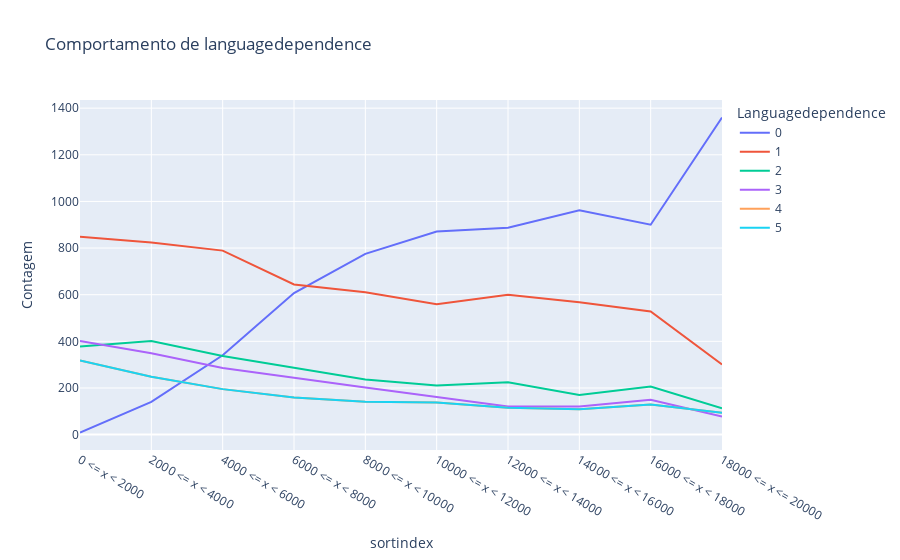

Notebook code for this chart:
### Code cell
# criando um plot
fig = go.Figure()

# Criar o gráfico de múltiplas linhas
fig.add_scatter(x = crosstab.index, y = crosstab[0], mode = 'lines', name = '0')
fig.add_scatter(x = crosstab.index, y = crosstab[1], mode = 'lines', name = '1')
fig.add_scatter(x = crosstab.index, y = crosstab[2], mode = 'lines', name = '2')
fig.add_scatter(x = crosstab.index, y = crosstab[3], mode = 'lines', name = '3')
fig.add_scatter(x = crosstab.index, y = crosstab[4], mode = 'lines', name = '4')
fig.add_scatter(x = crosstab.index, y = crosstab[4], mode = 'lines', name = '5')

# Alterar o título da legenda
fig.update_layout(legend_title_text='Languagedependence',
                  title_text = 'Comportamento de languagedependence',
                  xaxis_title = 'sortindex',
                  yaxis_title = 'Contagem')

# Exibir o gráfico
fig.show()

### Figure 1 — Plotly figure (JSON) as saved in the notebook; plotly's stock layout.template omitted (floating-point values rounded to 4 significant figures)
{"data": [{"mode": "lines", "name": "0", "type": "scatter", "x": ["0 <= x < 2000", "2000 <= x < 4000", "4000 <= x < 6000", "6000 <= x < 8000", "8000 <= x < 10000", "10000 <= x < 12000", "12000 <= x < 14000", "14000 <= x < 16000", "16000 <= x < 18000", "18000 <= x <= 20000"], "y": [9, 140, 340, 607, 775, 871, 887, 962, 900, 1360]}, {"mode": "lines", "name": "1", "type": "scatter", "x": ["0 <= x < 2000", "2000 <= x < 4000", "4000 <= x < 6000", "6000 <= x < 8000", "8000 <= x < 10000", "10000 <= x < 12000", "12000 <= x < 14000", "14000 <= x < 16000", "16000 <= x < 18000", "18000 <= x <= 20000"], "y": [849, 824, 789, 644, 611, 559, 600, 568, 528, 301]}, {"mode": "lines", "name": "2", "type": "scatter", "x": ["0 <= x < 2000", "2000 <= x < 4000", "4000 <= x < 6000", "6000 <= x < 8000", "8000 <= x < 10000", "10000 <= x < 12000", "12000 <= x < 14000", "14000 <= x < 16000", "16000 <= x < 18000", "18000 <= x <= 20000"], "y": [378, 401, 337, 288, 236, 211, 224, 170, 206, 113]}, {"mode": "lines", "name": "3", "type": "scatter", "x": ["0 <= x < 2000", "2000 <= x < 4000", "4000 <= x < 6000", "6000 <= x < 8000", "8000 <= x < 10000", "10000 <= x < 12000", "12000 <= x < 14000", "14000 <= x < 16000", "16000 <= x < 18000", "18000 <= x <= 20000"], "y": [402, 349, 286, 243, 202, 161, 121, 121, 149, 77]}, {"mode": "lines", "name": "4", "type": "scatter", "x": ["0 <= x < 2000", "2000 <= x < 4000", "4000 <= x < 6000", "6000 <= x < 8000", "8000 <= x < 10000", "10000 <= x < 12000", "12000 <= x < 14000", "14000 <= x < 16000", "16000 <= x < 18000", "18000 <= x <= 20000"], "y": [318, 248, 195, 159, 141, 138, 115, 109, 129, 94]}, {"mode": "lines", "name": "5", "type": "scatter", "x": ["0 <= x < 2000", "2000 <= x < 4000", "4000 <= x < 6000", "6000 <= x < 8000", "8000 <= x < 10000", "10000 <= x < 12000", "12000 <= x < 14000", "14000 <= x < 16000", "16000 <= x < 18000", "18000 <= x <= 20000"], "y": [318, 248, 195, 159, 141, 138, 115, 109, 129, 94]}], "layout": {"legend": {"title": {"text": "Languagedependence"}}, "title": {"text": "Comportamento de languagedependence"}, "xaxis": {"title": {"text": "sortindex"}}, "yaxis": {"title": {"text": "Contagem"}}}}
